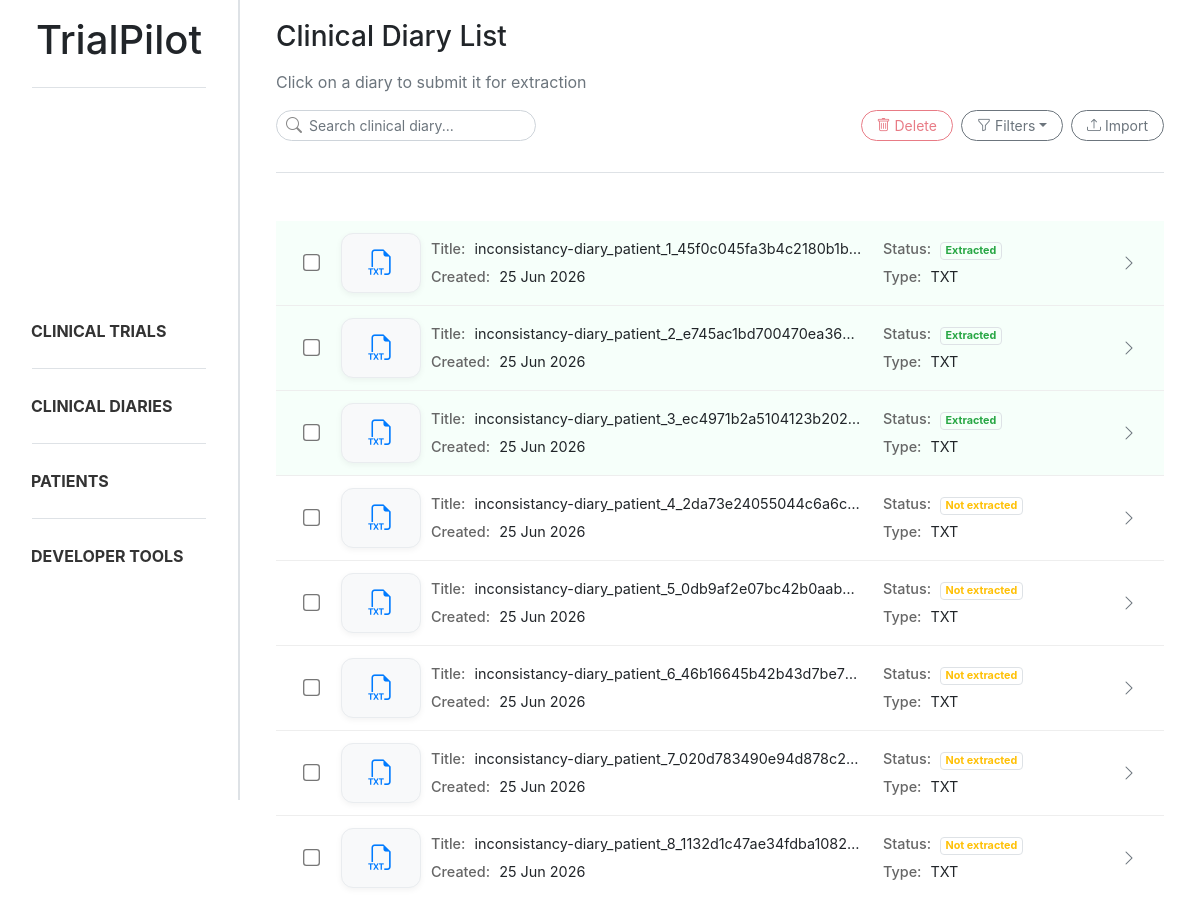
Page /diaries/ (upper part) on the earlier database version.
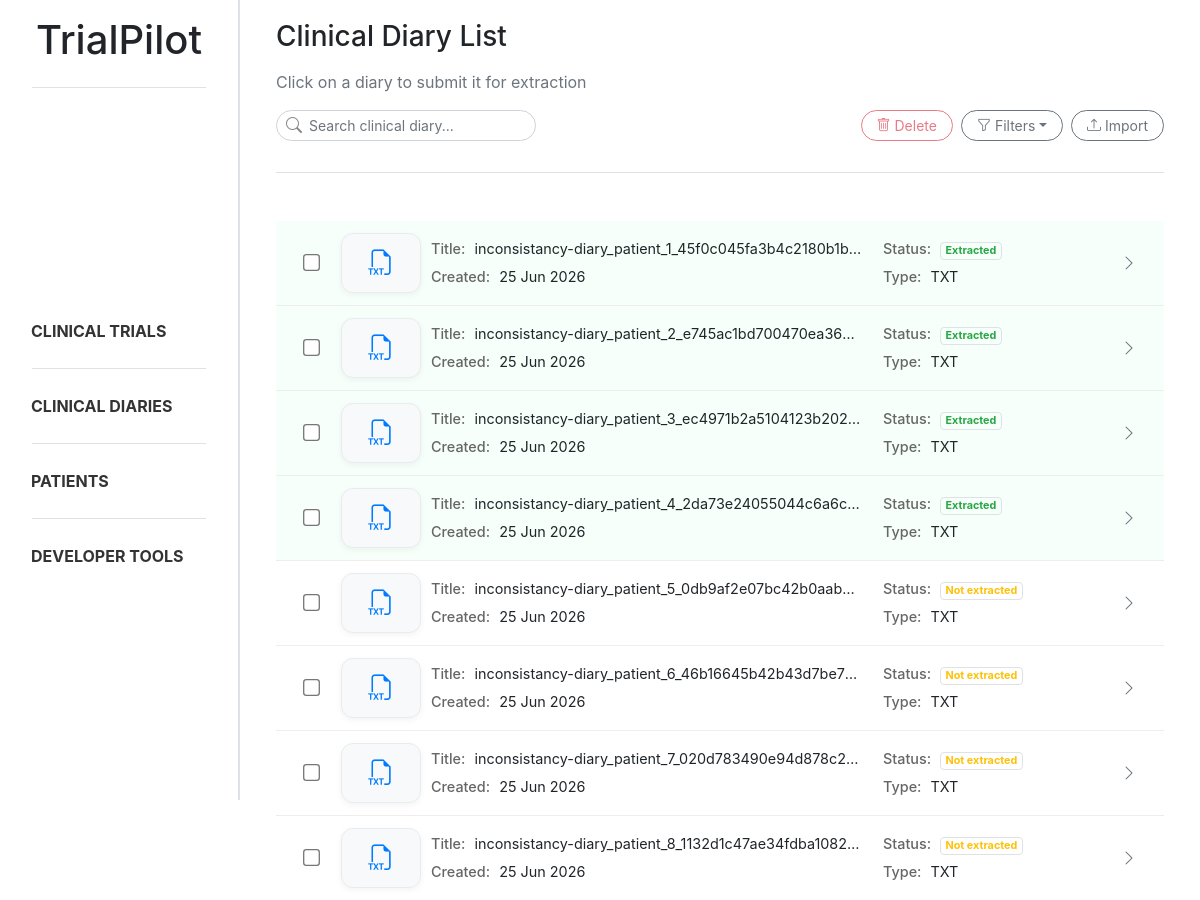
Same page on the later database version.
### trialpilot/models.py (models this page shows, shortened)
class Document(models.Model):
    class DocumentType(models.TextChoices):
        CLINICAL_DIARY = "diary", "Clinical Diary"
        CLINICAL_TRIAL = "trial", "Clinical Trial"
    title = models.CharField(max_length=255)
    type = models.CharField(max_length=20, choices=DocumentType.choices)
    extracted = models.BooleanField(default=False)
    created_at = models.DateTimeField(auto_now_add=True)
    updated_at = models.DateTimeField(auto_now=True)

### trialpilot/views.py (the view)
# urls.py: path('diaries/', diary_list, name='diary_list'),
def diary_list(request):
    search = request.GET.get("search", "").strip()
    status = request.GET.get("status", "").strip()
    file_type = request.GET.get("file_type", "").strip().lower()
    diaries = Document.objects.filter(type=Document.DocumentType.CLINICAL_DIARY)
    if search:
        diaries = diaries.filter(title__icontains=search)
    if status == "extracted":
        diaries = diaries.filter(extracted=True)
    elif status == "not_extracted":
        diaries = diaries.filter(extracted=False)
    diary_data = []
    for diary in diaries:
        if "." in diary.title:
            original_name, ext = diary.title.rsplit('.', 1)
            ext = ext.lower()
        else:
            ext = ""
        if file_type and ext != file_type:
            continue
        diary_data.append((diary, ext))
    return render(request, 'trialpilot/diary_list.html', {
        'diary_data': diary_data,
        'search': search,
        'status': status,
        'file_type': file_type,
    })

### trialpilot/templates/trialpilot/diary_list.html (shortened to what this page needs)
{% extends "trialpilot/base.html" %}
{% block content %}
<div class="d-flex flex-column mb-4 ml-3 mr-3">
    <h3 class="mb-3">Clinical Diary List</h3>
    <p class="text-muted">Click on a diary to submit it for extraction</p>
    <div class="d-flex justify-content-between align-items-center mb-3">
        <form method="GET">
            <div class="position-relative" style="width:260px">
                <i class="bi bi-search position-absolute"
                    style="left:10px; top:50%; transform:translateY(-50%); color:#888;"></i>
                <input type="text" name="search" value="{{ search }}" class="form-control form-control-sm rounded-ui"
                    style="padding-left: 32px;" placeholder="Search clinical diary...">
            </div>
        </form>
        <div class="d-flex gap-2">
            <button id="deleteBtn" data-url="{% url 'diary_remove' %}" class="btn btn-outline-danger btn-sm rounded-ui"
                style="margin-right: 0.5rem;" disabled>
                <i class="bi bi-trash"></i>
                Delete
            </button>
            <div class="dropdown me-2">
                <button class="btn btn-outline-secondary btn-sm rounded-ui dropdown-toggle d-flex align-items-center gap-2 mr-2"
                    type="button" data-bs-toggle="dropdown" aria-expanded="false">
                    <i class="bi bi-funnel mr-1"></i>
                    Filters
                </button>
            </div>
            <button class="btn btn-outline-secondary btn-sm rounded-ui" data-bs-toggle="modal"
                data-bs-target="#uploadModal">
                <i class="bi bi-upload"></i>
                Import
            </button>
        </div>
    </div>
    <div class="sidebar-divider mb-4"></div>
</div>
<div class="diary-list ml-3 mr-3">
    {% for diary, extension in diary_data %}
    <div class="diary-card diary-row diary-card-trigger {% if diary.extracted %}extracted{% endif %}"
        data-diary-id="{{ diary.id }}"
        data-diary-title="{{ diary.title }}"
        data-diary-extracted="{{ diary.extracted }}">
        <div class="diary-layout">
            <div class="container-diary-checkbox">
                <input type="checkbox"
                    class="form-check-input diary-checkbox"
                    value="{{ diary.id }}">
            </div>
            <div class="diary-id">
                {% if extension == "pdf" %}
                <i class="bi bi-filetype-pdf text-danger"></i>
                {% else %}
                <i class="bi bi-filetype-txt text-primary"></i>
                {% endif %}
            </div>
            <div class="diary-grid">
                <div>
                    <strong>Title:</strong> {{ diary.title }}
                </div>
                <div>
                    <strong>Status:</strong>
                    {% if diary.extracted %}
                    <span class="badge rounded-pill bg-success-subtle text-success border">
                        Extracted
                    </span>
                    {% else %}
                    <span class="badge rounded-pill bg-warning-subtle text-warning border">
                        Not extracted
                    </span>
                    {% endif %}
                </div>
                <div>
                    <strong>Created:</strong> {{ diary.created_at|date:"d M Y" }}
                </div>
                <div>
                    <strong>Type:</strong> {{ extension|upper }}
                </div>
            </div>
            <div class="diary-actions">
                <i class="bi bi-chevron-right text-muted"></i>
            </div>
        </div>
    </div>
    {% endfor %}
</div>
{% endblock %}

Differences in the rows shown:
changed Document "inconsistancy-diary_patient_4_2da73e24055044c6a6c…": extracted "Not extracted" → "Extracted"
